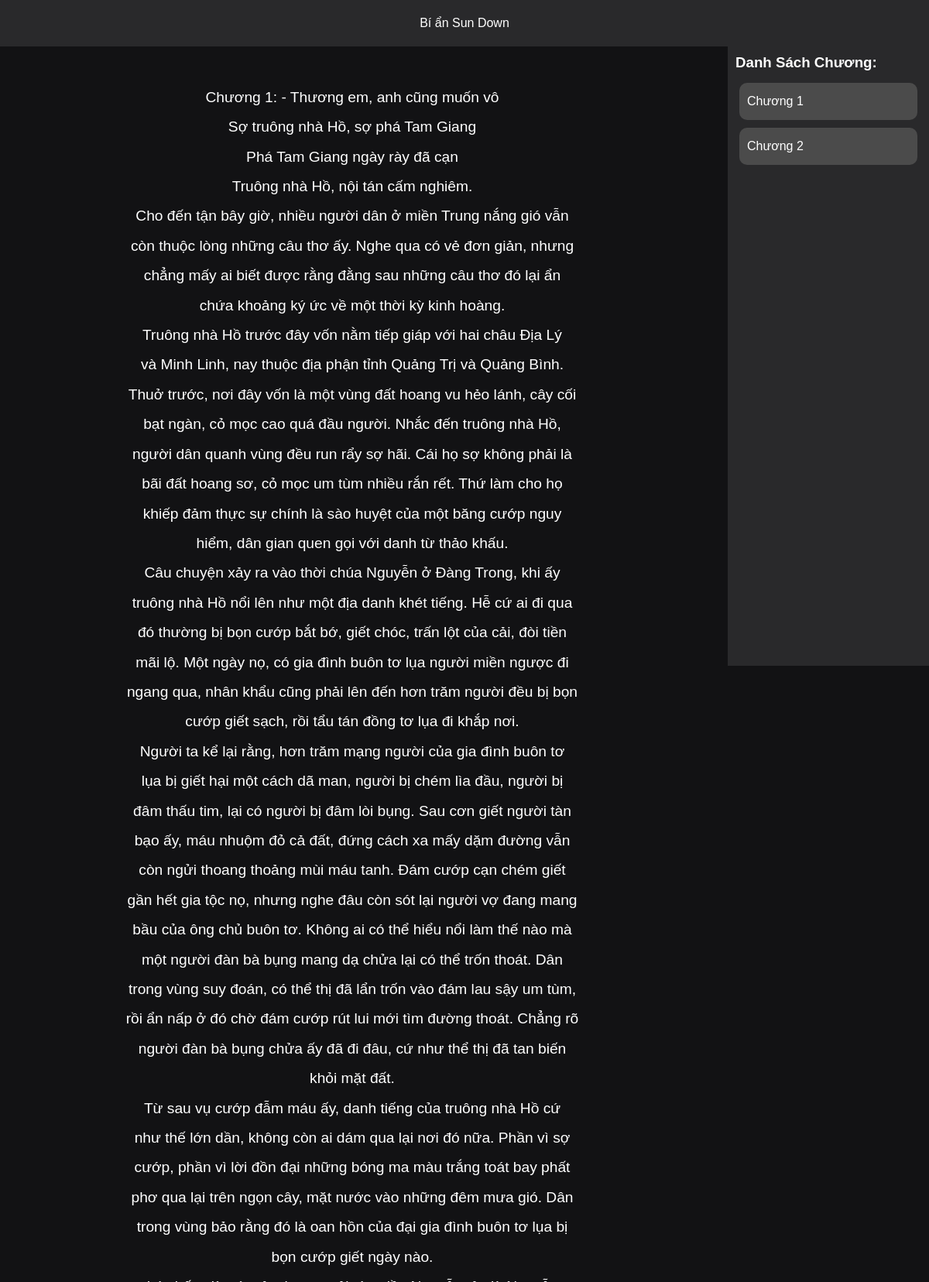
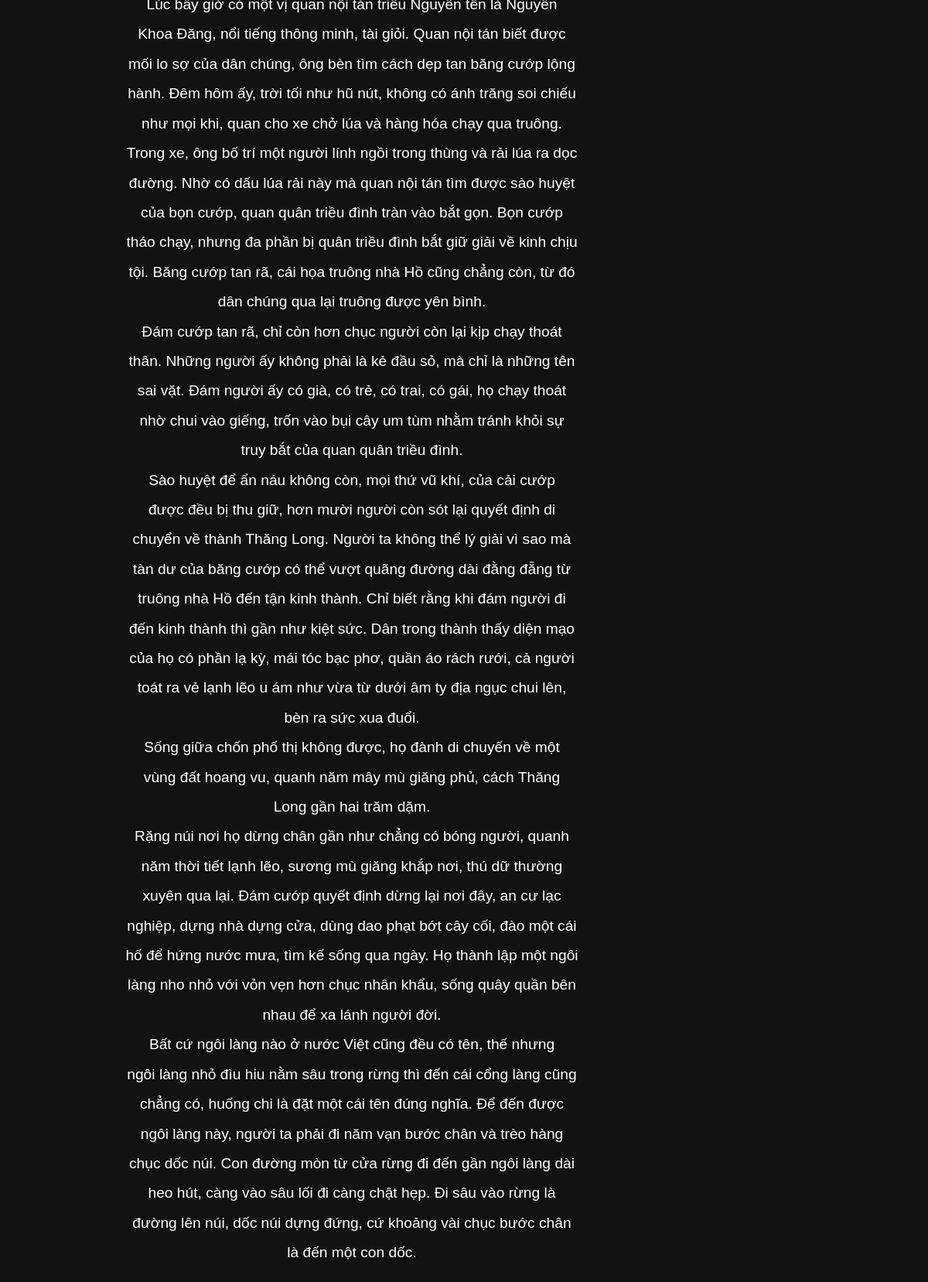
The page /docsach.php?MaSach=1&MaChuong=4&MaKH=2 (signed in) on the database its author committed (2 pictures, top to bottom).
### tables this page shows
CREATE TABLE `sach` (
  `MaSach` int NOT NULL AUTO_INCREMENT,
  `TenSach` varchar(255) NOT NULL,
  `TacGia` varchar(255) NOT NULL,
  `MoTa` text,
  `NamXuatBan` varchar(225) DEFAULT NULL,
  `HinhAnhBia` varchar(255) DEFAULT NULL,
  `ThoiGianThem` timestamp NULL DEFAULT CURRENT_TIMESTAMP,
  `LoaiSach` varchar(255) NOT NULL,
  `danhMucID` int DEFAULT NULL,
  `hoivienID` int DEFAULT NULL,
  PRIMARY KEY (`MaSach`),
  KEY `danhMucID` (`danhMucID`),
  KEY `hoivienID` (`hoivienID`),
  CONSTRAINT `sach_ibfk_1` FOREIGN KEY (`danhMucID`) REFERENCES `danhmuc` (`MaDM`) ON DELETE SET NULL,
  CONSTRAINT `sach_ibfk_2` FOREIGN KEY (`hoivienID`) REFERENCES `hoi_vien` (`MaHV`) ON DELETE SET NULL
);

CREATE TABLE `chuong_sach` (
  `MaChuong` int NOT NULL AUTO_INCREMENT,
  `TenChuong` varchar(255) NOT NULL,
  `NoiDung` text,
  `SoChuong` int NOT NULL,
  `sach_id` int DEFAULT NULL,
  `sach_soi_id` int DEFAULT NULL,
  `sach_tomtat_id` int DEFAULT NULL,
  PRIMARY KEY (`MaChuong`),
  KEY `sach_tomtat_id` (`sach_tomtat_id`),
  KEY `sach_soi_id` (`sach_soi_id`),
  KEY `sach_id` (`sach_id`),
  CONSTRAINT `chuong_sach_ibfk_1` FOREIGN KEY (`sach_tomtat_id`) REFERENCES `sach_tomtat` (`MaSach`),
  CONSTRAINT `chuong_sach_ibfk_2` FOREIGN KEY (`sach_soi_id`) REFERENCES `sach_soi` (`MaSach`),
  CONSTRAINT `chuong_sach_ibfk_3` FOREIGN KEY (`sach_id`) REFERENCES `sach` (`MaSach`)
);

### connect_model/model.php (called while the page is built, shortened)
<?php
require_once ('db/db.php');
if (isset($_GET['MaSach'])) {
    $MaSach = $_GET['MaSach'];
    $sql_sach = "SELECT * FROM sach WHERE MaSach = $MaSach";
    $result_sach = mysqli_query($conn, $sql_sach);
    $sql_chuong = "SELECT * FROM chuong_sach WHERE sach_id = $MaSach";
    $result_chuong = mysqli_query($conn, $sql_chuong);
    $row_sach = mysqli_fetch_assoc($result_sach);
    $MaKH = isset($_GET['MaKH']) ? $_GET['MaKH'] : '';
} else {
}
?>

### docsach.php (the view, shortened to what this page needs)
<!DOCTYPE html>
<html lang="en">
<head>
    <link rel="stylesheet" href="css.css">
</head>
<body>
    <?php
    require "connect_model/model.php";
    ?>
    <div class="header_chuong">
        <p>
            <?php echo $row_sach ? $row_sach['TenSach'] : $row_sach_soi['TenSach']; ?>
        </p>
    </div>
    <div class="container_chuong">
        <div class="content_ad">
            <?php
            if (isset($_GET['MaKH'])) {
                if (isset($_GET['MaChuong'])) {
                    $MaChuong = $_GET['MaChuong'];
                    $sql_chapter = "SELECT * FROM chuong_sach WHERE MaChuong = '$MaChuong'";
                    $result_chapter = mysqli_query($conn, $sql_chapter);
                    if ($result_chapter && mysqli_num_rows($result_chapter) > 0) {
                        $row_chapter = mysqli_fetch_assoc($result_chapter);
                        echo "<p>" . $row_chapter['TenChuong'] . " - " . $row_chapter['NoiDung'] . "</p>";
                    } else {
                        echo "Không có thông tin chương cho mã chương này.";
                    }
                }
                ?>
            </div>
            <div class="chuong-ppc">
                <h3 class="">Danh Sách Chương:</h3>
                <?php
                $stt_chuong = 1;
                if ($row_sach) {
                    while ($row_chuong = mysqli_fetch_assoc($result_chuong)) { ?>
                        <a
                            href="docsach.php?MaSach=<?php echo $MaSach; ?>&MaChuong=<?php echo $row_chuong['MaChuong']; ?>&MaKH=<?php echo $MaKH; ?>">
                            Chương
                            <?php echo $stt_chuong++; ?>
                        </a>
                        <?php
                    }
                }
            } else {
                echo "<script>alert('Vui lòng đăng nhập để đọc sách!');</script>";
            }
            ?>
        </div>
    </div>
</body>
</html>

### css.css (style rules this page uses)
* { margin: 0; padding: 0; box-sizing: border-box; font-family: "poppins", sans-serif; }
body { align-items: center; background-size: cover; background-position: center; position: relative; background-color: #121214; color: rgb(255, 255, 255); z-index: 3; }
.header_chuong { z-index: 99; position: fixed; justify-content: center; width: 100%; height: 60px; background-color: #29292b; display: flex; align-items: center; }
.container_chuong { display: flex; }
.content_ad { user-select: text; white-space: pre-wrap; overflow-wrap: break-word; font-size: 1.2em; line-height: 2; padding: 30px 340px 50px 50px; text-align: center; flex: 4; }
.chuong-ppc { width: 260px; height: 100vh; display: flex; flex-direction: column; background-color: #29292b; padding: 10px; overflow-y: scroll; position: fixed; margin-top: 60px; right: 0; }
.chuong-ppc h3 { margin: 0 0 10px 0; }
.chuong-ppc a { color: #fff; text-decoration: none; border-radius: 10px; background-color: #4b4b4b; margin: 5px; padding: 15px 10px; transition: 0.2s; }

### rows shown on the page
sach: TenSach "Bí ẩn Sun Down"
chuong_sach: TenChuong "Chương 1:", NoiDung "Thương em, anh cũng muốn vô Sợ truông nhà Hồ, sợ phá Tam Giang Phá Tam Giang ngày rày đã cạn Truông nhà Hồ, nội tán cấm nghiêm. Cho đến tận bây giờ, nhiều người dân ở miền Trung nắng gió vẫn còn thuộc lòng những câu thơ ấy. Nghe qua có vẻ đơn giản, nhưng chẳng mấy ai biết được rằng đằng sau những câu thơ đó lại ẩn chứa khoảng ký ức về một thời kỳ kinh hoàng. Truông nhà Hồ trước đây vốn nằm tiếp giáp với hai châu Địa Lý và Minh Linh, nay thuộc địa phận tỉnh Quảng Trị và Quảng Bình. Thuở trước, nơi đây vốn là một vùng đất hoang vu hẻo lánh, cây cối bạt ngàn, cỏ mọc cao quá đầu người. Nhắc đến truông nhà Hồ, người dân quanh vùng đều run rẩy sợ hãi. Cái họ sợ không phải là bãi đất hoang sơ, cỏ…"
